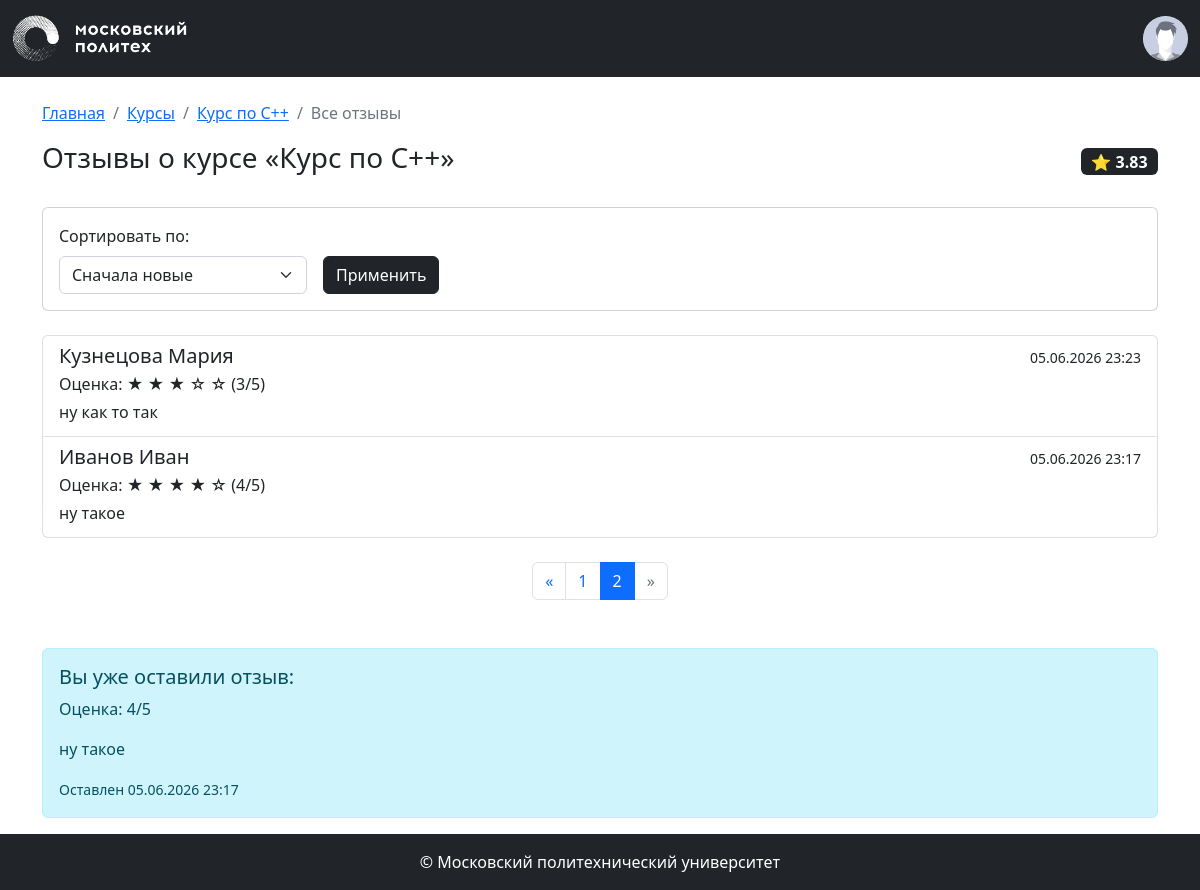
Screenshot of /courses/1/reviews?page=2&per_page=10&sort=newest (signed in) with the database file from the repository.
### app/models.py (models this page shows, shortened)
class Base(DeclarativeBase):
    metadata = MetaData(naming_convention={
        "ix": 'ix_%(column_0_label)s',
        "uq": "uq_%(table_name)s_%(column_0_name)s",
        "ck": "ck_%(table_name)s_%(constraint_name)s",
        "fk": "fk_%(table_name)s_%(column_0_name)s_%(referred_table_name)s",
        "pk": "pk_%(table_name)s"
    })

class Course(Base):
    __tablename__ = 'courses'
    id: Mapped[int] = mapped_column(primary_key=True)
    name: Mapped[str] = mapped_column(String(100))
    short_desc: Mapped[str] = mapped_column(Text)
    full_desc: Mapped[str] = mapped_column(Text)
    rating_sum: Mapped[int] = mapped_column(default=0)
    rating_num: Mapped[int] = mapped_column(default=0)
    category_id: Mapped[int] = mapped_column(ForeignKey("categories.id"))
    author_id: Mapped[int] = mapped_column(ForeignKey("users.id"))
    background_image_id: Mapped[str] = mapped_column(ForeignKey("images.id"))
    created_at: Mapped[datetime] = mapped_column(default=datetime.now)
    author: Mapped["User"] = relationship()
    category: Mapped["Category"] = relationship(lazy=False)
    bg_image: Mapped["Image"] = relationship()
    reviews: Mapped[List["Review"]] = relationship(back_populates="course", cascade="all, delete-orphan")
    @property
    def rating(self):
        if self.rating_num > 0:
            return self.rating_sum / self.rating_num
        return 0

class Review(Base):
    __tablename__ = 'reviews'
    id: Mapped[int] = mapped_column(primary_key=True)
    rating: Mapped[int] = mapped_column(nullable=False)
    text: Mapped[str] = mapped_column(Text, nullable=False)
    created_at: Mapped[datetime] = mapped_column(default=datetime.now)
    course_id: Mapped[int] = mapped_column(ForeignKey("courses.id"), nullable=False)
    user_id: Mapped[int] = mapped_column(ForeignKey("users.id"), nullable=False)
    course: Mapped["Course"] = relationship(back_populates="reviews")
    user: Mapped["User"] = relationship(back_populates="reviews")

class User(Base, UserMixin):
    __tablename__ = 'users'
    id: Mapped[int] = mapped_column(primary_key=True)
    first_name: Mapped[str] = mapped_column(String(100))
    last_name: Mapped[str] = mapped_column(String(100))
    middle_name: Mapped[Optional[str]] = mapped_column(String(100))
    login: Mapped[str] = mapped_column(String(100), unique=True)
    password_hash: Mapped[str] = mapped_column(String(200))
    created_at: Mapped[datetime] = mapped_column(default=datetime.now)
    reviews: Mapped[List["Review"]] = relationship(back_populates="user")
    @property
    def full_name(self):
        return ' '.join([self.last_name, self.first_name, self.middle_name or ''])

### app/courses.py (the view)
@bp.route('/<int:course_id>/reviews')
def reviews_list(course_id):
    course = db.get_or_404(Course, course_id)
    page = request.args.get('page', 1, type=int)
    sort = request.args.get('sort', 'newest')
    query = db.select(Review).filter_by(course_id=course_id)
    if sort == 'newest':
        query = query.order_by(Review.created_at.desc())
    elif sort == 'positive':
        query = query.order_by(Review.rating.desc(), Review.created_at.desc())
    elif sort == 'negative':
        query = query.order_by(Review.rating.asc(), Review.created_at.desc())
    else:
        query = query.order_by(Review.created_at.desc())
    pagination = db.paginate(query, page=page, per_page=10, error_out=False)
    reviews = pagination.items
    user_review = None
    if current_user.is_authenticated:
        stmt = db.select(Review).filter_by(course_id=course_id, user_id=current_user.id)
        user_review = db.session.execute(stmt).scalar()
    return render_template('courses/reviews.html',
                           course=course,
                           reviews=reviews,
                           pagination=pagination,
                           sort=sort,
                           user_review=user_review)

### app/auth.py (called while the page is built)
def load_user(user_id):
    user = db.session.execute(db.select(User).filter_by(id=user_id)).scalar()
    return user

### app/templates/courses/reviews.html (shortened to what this page needs)
{% extends 'base.html' %}
{% from 'pagination.html' import render_pagination %}
{% block content %}
<div class="container mt-4">
    <nav aria-label="breadcrumb">
        <ol class="breadcrumb">
            <li class="breadcrumb-item"><a href="{{ url_for('index') }}">Главная</a></li>
            <li class="breadcrumb-item"><a href="{{ url_for('courses.index') }}">Курсы</a></li>
            <li class="breadcrumb-item"><a href="{{ url_for('courses.show', course_id=course.id) }}">{{ course.name }}</a></li>
            <li class="breadcrumb-item active">Все отзывы</li>
        </ol>
    </nav>
    <div class="d-flex justify-content-between align-items-center mb-4">
        <h1 class="h3">Отзывы о курсе «{{ course.name }}»</h1>
        <span class="badge bg-dark fs-6">⭐ {{ "%.2f" | format(course.rating) }}</span>
    </div>
    <div class="card mb-4">
        <div class="card-body">
            <form method="GET" class="row g-3 align-items-end">
                <div class="col-auto">
                    <label for="sort" class="form-label">Сортировать по:</label>
                    <select name="sort" id="sort" class="form-select">
                        <option value="newest" {% if sort == 'newest' %}selected{% endif %}>Сначала новые</option>
                    </select>
                </div>
                <div class="col-auto">
                    <button type="submit" class="btn btn-dark">Применить</button>
                </div>
            </form>
        </div>
    </div>
    {% if reviews %}
        <div class="list-group mb-4">
            {% for review in reviews %}
                <div class="list-group-item">
                    <div class="d-flex justify-content-between align-items-center">
                        <h5 class="mb-1">{{ review.user.full_name }}</h5>
                        <small>{{ review.created_at.strftime('%d.%m.%Y %H:%M') }}</small>
                    </div>
                    <p class="mb-1">Оценка:
                        {% for i in range(5) %}
                            {% if i < review.rating %}★{% else %}☆{% endif %}
                        {% endfor %} ({{ review.rating }}/5)
                    </p>
                    <p class="mb-1">{{ review.text }}</p>
                </div>
            {% endfor %}
        </div>
        {{ render_pagination(pagination, 'courses.reviews_list', {'sort': sort, 'course_id': course.id}) }}
    {% else %}
        <p class="alert alert-info">Пока нет отзывов на этот курс. Будьте первым!</p>
    {% endif %}
    <div class="mt-5">
        {% if current_user.is_authenticated %}
            {% if not user_review %}
                <div class="card">
                    <div class="card-header bg-dark text-white">Оставить отзыв</div>
                    <div class="card-body">
                        <form method="POST" action="{{ url_for('courses.add_review', course_id=course.id) }}">
                            <div class="mb-3">
                                <label for="rating" class="form-label">Оценка</label>
                                <select name="rating" id="rating" class="form-select">
                                    <option value="5">отлично</option>
                                    <option value="4">хорошо</option>
                                    <option value="3">удовлетворительно</option>
                                    <option value="2">неудовлетворительно</option>
                                    <option value="1">плохо</option>
                                    <option value="0">ужасно</option>
                                </select>
                            </div>
                            <div class="mb-3">
                                <label for="text" class="form-label">Текст отзыва</label>
                                <textarea name="text" id="text" class="form-control" rows="4" required></textarea>
                            </div>
                            <button type="submit" class="btn btn-dark">Отправить отзыв</button>
                        </form>
                    </div>
                </div>
            {% else %}
                <div class="alert alert-info">
                    <h5>Вы уже оставили отзыв:</h5>
                    <p>Оценка: {{ user_review.rating }}/5</p>
                    <p>{{ user_review.text }}</p>
                    <small>Оставлен {{ user_review.created_at.strftime('%d.%m.%Y %H:%M') }}</small>
                </div>
            {% endif %}
        {% else %}
            <div class="alert alert-warning text-center">
                <a href="{{ url_for('auth.login') }}">Войдите</a>, чтобы оставить отзыв.
            </div>
        {% endif %}
    </div>
</div>
{% endblock %}

### rows the page displays
Course: name "Курс по C++", rating "3.83"
Review: user.full_name "Кузнецова Мария", created_at "05.06.2026 23:23", rating "3", text "ну как то так"
Review: user.full_name "Иванов Иван", created_at "05.06.2026 23:17", rating "4", text "ну такое"

### other values shown
{{ page }} "1" "2"
